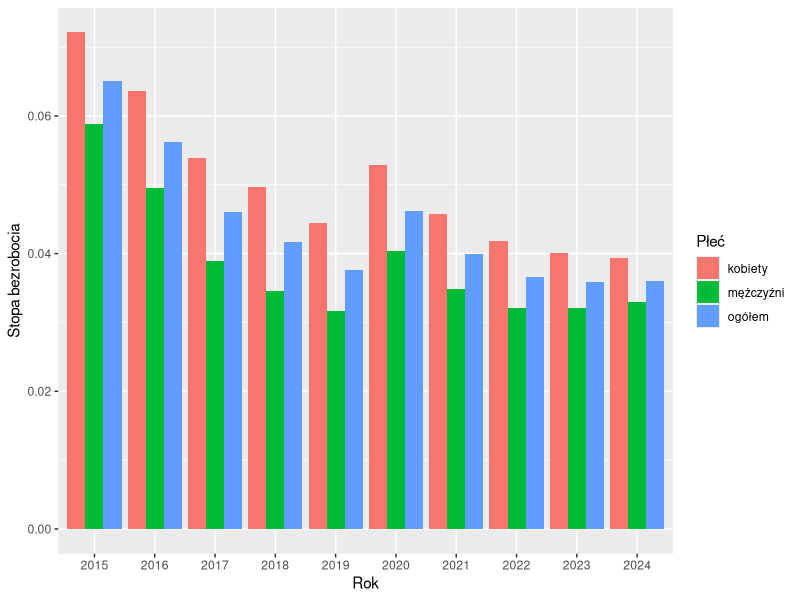
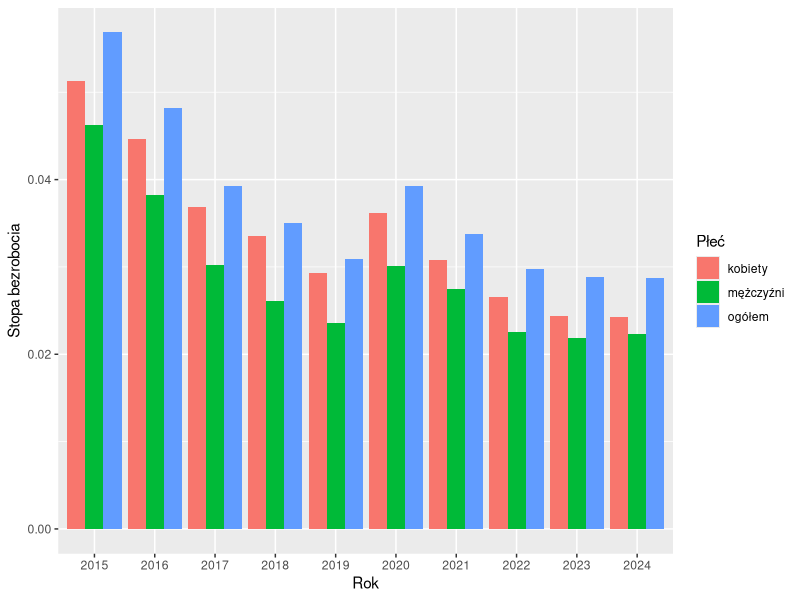
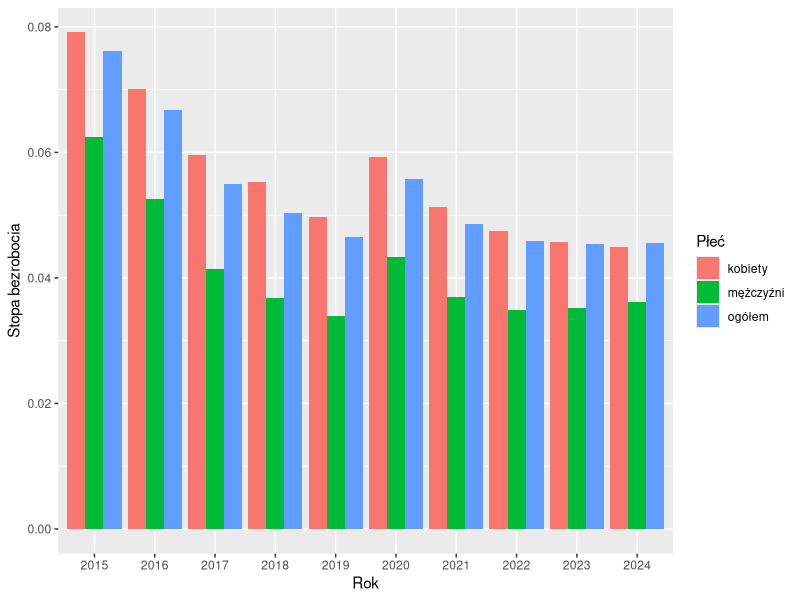
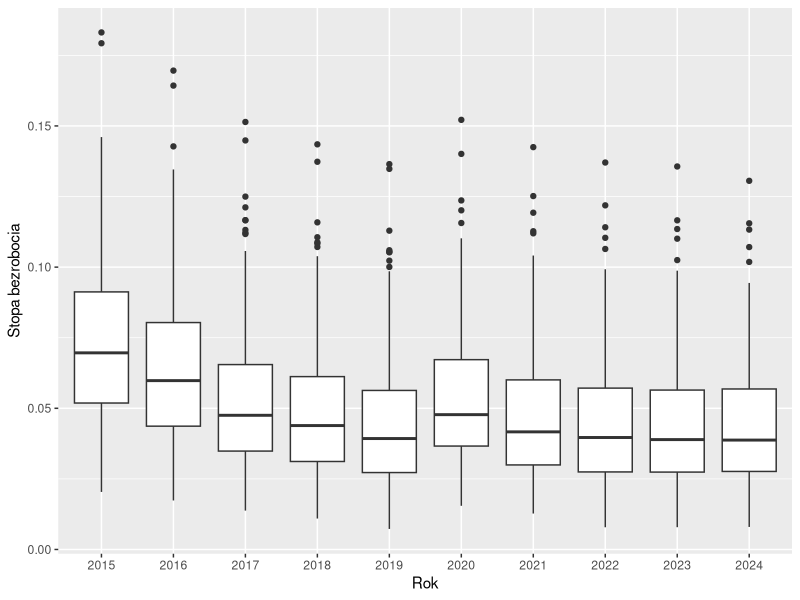
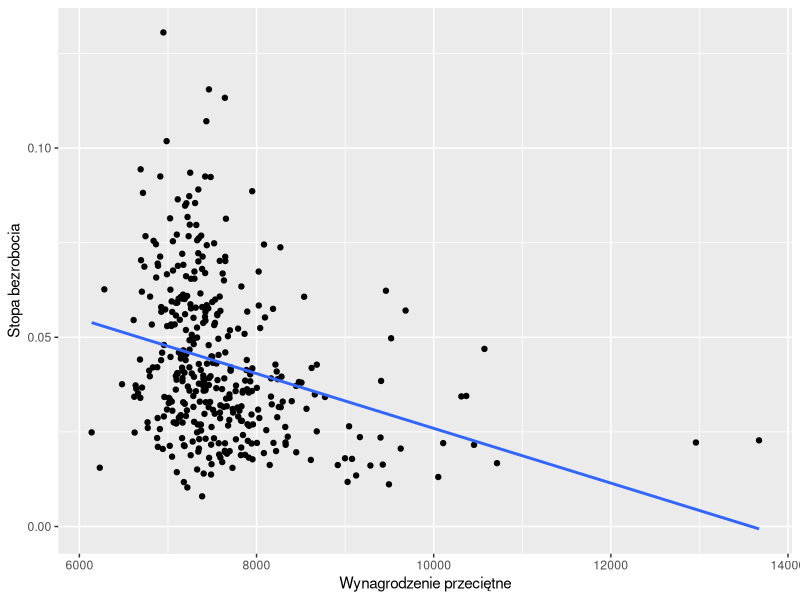
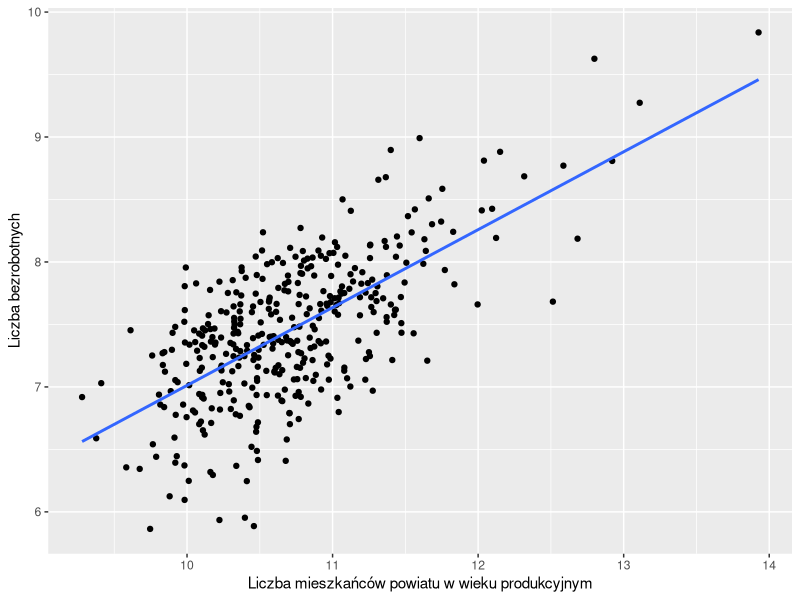

Write R code to recreate these figures, in order.
## ---- chunk 1
library(ggplot2)
library(dplyr)
library(tidyr)
library(knitr)
library(kableExtra)
## ---- chunk 2
data <- read.csv("sprawozdanie1_dane.csv")
## ---- chunk 3
data_mod <- data |> mutate(stopa_bezrobocia = Bezrobotni/Ludność_wiek_prod)
## ---- chunk 4
#| label: fig_1
#| fig-cap: "Krajowa stopa bezrobocia w ostatnich 10 latach"
data_mod |> group_by(Rok, Płeć) |> summarize(srednie_bezrobocie = sum(Bezrobotni)/sum(Ludność_wiek_prod)) |>
  ggplot(aes(x=factor(Rok), y=srednie_bezrobocie, fill=Płeć)) + 
  geom_bar(stat="identity", position = "dodge") +
  labs(y = "Stopa bezrobocia",
       x = "Rok")
## ---- chunk 5
#| label: fig_2
#| fig-cap: "Średnia krajowa stopa bezrobocia w ostatnich 10 latach (duże powiaty)"
data_mod |> filter(Ludność >= 100000) |>
  group_by(Rok, Płeć) |> summarize(srednie_bezrobocie = sum(Bezrobotni)/sum(Ludność_wiek_prod)) |>
  ggplot(aes(x=factor(Rok), y=srednie_bezrobocie, fill=Płeć)) + 
  geom_bar(stat="identity", position = "dodge") +
  labs(y = "Stopa bezrobocia",
       x = "Rok")
## ---- chunk 6
#| label: fig_3
#| fig-cap: "Średnia krajowa stopa bezrobocia w ostatnich 10 latach (małe powiaty)"
data_mod |> filter(Ludność < 100000) |>
  group_by(Rok, Płeć) |> summarize(srednie_bezrobocie = sum(Bezrobotni)/sum(Ludność_wiek_prod)) |>
  ggplot(aes(x=factor(Rok), y=srednie_bezrobocie, fill=Płeć)) + 
  geom_bar(stat="identity", position = "dodge") +
  labs(y = "Stopa bezrobocia",
       x = "Rok")
## ---- chunk 7
wyniki <- data.frame(
  Indeks_data_mod = integer(),
  Powiat = character(),
  Rok = integer(),
  stopa_kobiety = numeric(),
  stopa_mezczyzni = numeric()
)

powiaty <- unique(data_mod$Powiat)
lata <- unique(data_mod$Rok)

for (p in powiaty) {
  for (r in lata) {
    dane <- data_mod[
      data_mod$Powiat == p &
      data_mod$Rok == r &
      data_mod$Płeć %in% c("kobiety", "mężczyźni"),
    ]

    if (nrow(dane) == 2) {
      stopa_k <- dane$stopa_bezrobocia[dane$Płeć == "kobiety"]
      stopa_m <- dane$stopa_bezrobocia[dane$Płeć == "mężczyźni"]

      if (stopa_k <= stopa_m) {
        idx <- which(data_mod$Powiat == p &
                     data_mod$Rok == r &
                     data_mod$Płeć %in% c("kobiety", "mężczyźni"))

        wyniki <- rbind(
          wyniki,
          data.frame(
            Indeks_data_mod = paste(idx, collapse = ", "),
            Powiat = p,
            Rok = r,
            stopa_kobiety = stopa_k,
            stopa_mezczyzni = stopa_m
          )
        )
      }
    }
  }
}

tab_liczba_powiatow <- wyniki |>
  group_by(Rok) |>
  summarize(liczba_powiatow = n(), .groups = "drop") |>
  pivot_wider(names_from = Rok, values_from = liczba_powiatow)

knitr::kable(
  tab_liczba_powiatow,
  booktabs = FALSE,
  caption = "Liczba powiatów w każdym roku, w których mężczyźni mieli wyższe bezrobocie niż kobiety"
)
## ---- chunk 8

powiaty_count <- wyniki |>
  group_by(Powiat) |>
  summarize(liczba_lat = n(), .groups = "drop") |>
  filter(liczba_lat == 10)

powiaty_mezczyzni_zawsze_wieksze <- powiaty_count$Powiat
powiaty_df <- data.frame(Powiaty = powiaty_mezczyzni_zawsze_wieksze)

knitr::kable(
  powiaty_df,
  booktabs = FALSE,
  caption = "Lista powiatów w których mężczyźni mieli wyższe bezrobocie niż kobiety w każdym rozpatrywanym przez nas roku"
)
## ---- chunk 9
#| label: fig_4
#| fig-cap: "Rozkład stopy bezrobocia w powiatach przez ostanie 10 lat"
data_mod |> filter(Płeć == "ogółem") |>
  group_by(Rok) |> 
  ggplot(aes(x=factor(Rok), y=stopa_bezrobocia)) + geom_boxplot() + 
  labs(x = "Rok",
       y = "Stopa bezrobocia")
## ---- chunk 10
#| label: fig_5
#| fig-cap: "Zależność stopy bezrobocia od wynagrodzenia brutto w 2024 roku"
data_mod |> filter(Płeć == "ogółem", Rok == 2024) |>
  ggplot(aes(x=Wynagrodzenie_przeciętne, y=stopa_bezrobocia)) +
  geom_point() +
  geom_smooth(method="lm", se=FALSE) +
  labs(x = "Wynagrodzenie przeciętne",
       y = "Stopa bezrobocia")
## ---- chunk 11
tab <- data_mod |> filter(Płeć == "ogółem") |> group_by(Rok) |> summarize(r = round(cor(stopa_bezrobocia, Wynagrodzenie_przeciętne),2))

tab_t <- cbind(
  Rok = "r",
  t(tab$r)
)

colnames(tab_t) <- c("Rok", tab$Rok)

tab_t |>
  kable(
    caption = "Korelacja stopy bezrobocia z wynagrodzeniem przeciętnym brutto",
    digits = 2,
    align = "c"
  ) |>
  kable_styling(
    full_width = FALSE,
    bootstrap_options = c("striped", "hover")
  )
## ---- chunk 12
#| label: tab_q
tabela <- data_mod |> filter(Płeć == "ogółem") |>
  group_by(Rok) |>
  summarize(
    Min = min(Ludność_wiek_prod),
    Q1 = quantile(Ludność_wiek_prod, 0.25),
    Mediana = quantile(Ludność_wiek_prod, 0.50),
    Q3 = quantile(Ludność_wiek_prod, 0.75),
    Max = max(Ludność_wiek_prod)
  )


tabela |>
  kable(
    caption = "Rozkład ludności w wieku produkcyjnym w powiatach",
    digits = 2,
    align = "c"
  ) |>
  kable_styling(
    full_width = FALSE,
    bootstrap_options = c("striped", "hover")
  )

## ---- chunk 13
#| label: fig_6
#| fig-cap: "Zależność liczby bezrobotnych od ludności w wieku produkcyjnym w 2024 r. (skala logarytmiczna)"
data_mod |> filter(Płeć == "ogółem", Rok == 2024) |>
  ggplot(aes(x=log(Ludność_wiek_prod), y=log(Bezrobotni))) +
  geom_point() +
  geom_smooth(method="lm", se=FALSE) +
  labs(x = "Liczba mieszkańców powiatu w wieku produkcyjnym",
       y = "Liczba bezrobotnych")
## ---- chunk 14

data_og_2024 <- data_mod |> filter(Płeć == "ogółem", Rok == 2024)
model <- lm(log(Bezrobotni) ~ log(Ludność_wiek_prod), data=data_og_2024)
## ---- chunk 15
tab <- data_mod |> filter(Płeć == "ogółem") |> group_by(Rok) |> summarize(r = round(cor(log(Bezrobotni), log(Ludność_wiek_prod)),2))

tab_t <- cbind(
  Rok = "r",
  t(tab$r)
)

colnames(tab_t) <- c("Rok", tab$Rok)

tab_t |>
  kable(
    caption = "Korelacja liczby osób bezrobotnych z ludnością w wieku produkcyjnym (skala logarytmiczna)",
    digits = 2,
    align = "c"
  ) |>
  kable_styling(
    full_width = FALSE,
    bootstrap_options = c("striped", "hover")
  )
